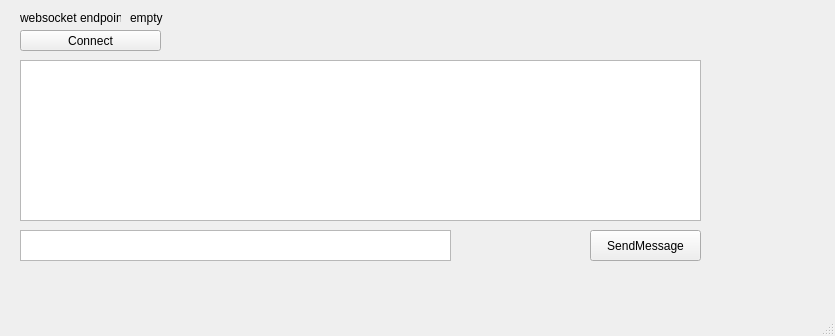
<?xml version="1.0" encoding="UTF-8"?>
<ui version="4.0">
 <class>SocketDesignerPoc</class>
 <widget class="QMainWindow" name="SocketDesignerPoc">
  <property name="geometry">
   <rect>
    <x>0</x>
    <y>0</y>
    <width>835</width>
    <height>336</height>
   </rect>
  </property>
  <property name="windowTitle">
   <string>MainWindow</string>
  </property>
  <widget class="QWidget" name="centralwidget">
   <widget class="QPushButton" name="socketConnect">
    <property name="geometry">
     <rect>
      <x>20</x>
      <y>30</y>
      <width>141</width>
      <height>21</height>
     </rect>
    </property>
    <property name="text">
     <string>Connect</string>
    </property>
   </widget>
   <widget class="QPlainTextEdit" name="textArea">
    <property name="geometry">
     <rect>
      <x>20</x>
      <y>60</y>
      <width>681</width>
      <height>161</height>
     </rect>
    </property>
   </widget>
   <widget class="QTextEdit" name="textEdit">
    <property name="enabled">
     <bool>true</bool>
    </property>
    <property name="geometry">
     <rect>
      <x>20</x>
      <y>230</y>
      <width>431</width>
      <height>31</height>
     </rect>
    </property>
    <property name="autoFillBackground">
     <bool>false</bool>
    </property>
   </widget>
   <widget class="QPushButton" name="sendMessage">
    <property name="geometry">
     <rect>
      <x>590</x>
      <y>230</y>
      <width>111</width>
      <height>31</height>
     </rect>
    </property>
    <property name="text">
     <string>SendMessage</string>
    </property>
   </widget>
   <widget class="QLabel" name="endpointIndicator">
    <property name="geometry">
     <rect>
      <x>20</x>
      <y>10</y>
      <width>101</width>
      <height>16</height>
     </rect>
    </property>
    <property name="text">
     <string>websocket endpoint:</string>
    </property>
   </widget>
   <widget class="QLabel" name="endpointValue">
    <property name="geometry">
     <rect>
      <x>130</x>
      <y>10</y>
      <width>321</width>
      <height>16</height>
     </rect>
    </property>
    <property name="text">
     <string>empty</string>
    </property>
   </widget>
  </widget>
  <widget class="QStatusBar" name="statusbars"/>
 </widget>
 <resources/>
 <connections/>
</ui>
